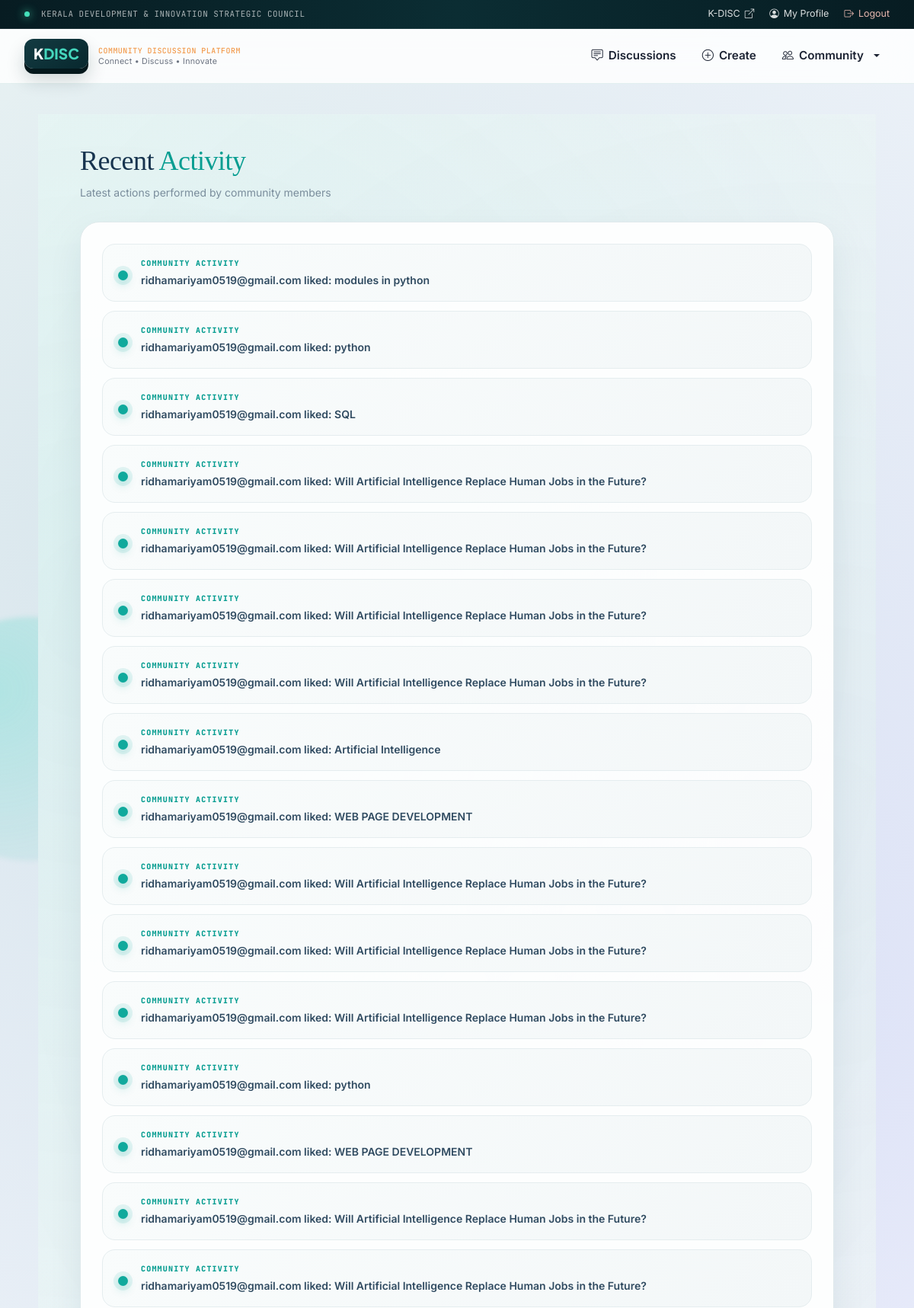
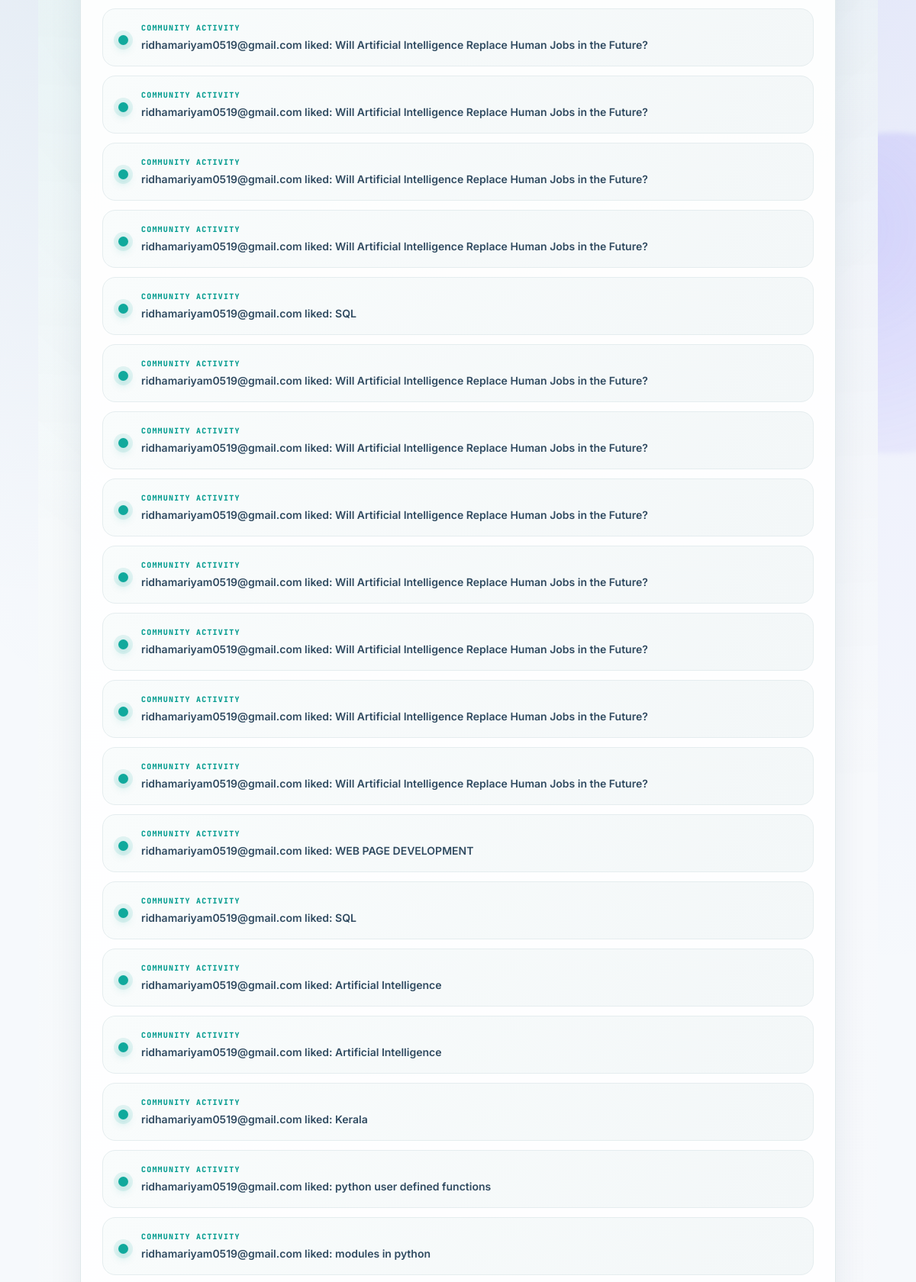
The page /activity (upper part) on the database its author committed (2 pictures, top to bottom).
### tables this page shows
CREATE TABLE activity(
    id INTEGER PRIMARY KEY AUTOINCREMENT,
    activity TEXT
);

### flask_backend/app.py (the view)
@app.route("/activity")
def activity():
    conn = sqlite3.connect(DB_PATH)
    cursor = conn.cursor()
    cursor.execute(
        "SELECT * FROM activity ORDER BY id DESC"
    )
    activities = cursor.fetchall()
    conn.close()
    return render_template(
        "activity.html",
        activities=activities
    )

### flask_backend/templates/activity.html (shortened to what this page needs)
{% extends "base.html" %}
{% block content %}
<div class="activity-page">
    <div class="activity-header">
        <h1>
            Recent <span>Activity</span>
        </h1>
        <p>
            Latest actions performed by community members
        </p>
    </div>
    <div class="activity-container">
        {% if activities %}
            <div class="activity-list">
                {% for item in activities %}
                    <div class="activity-item">
                        <span class="activity-dot"></span>
                        <div class="activity-body">
                            <span class="activity-label">
                                Community Activity
                            </span>
                            <p class="activity-text">
                                {{ item[1] }}
                            </p>
                        </div>
                    </div>
                {% endfor %}
            </div>
        {% else %}
            <div class="empty-state">
                <p>
                    No recent activity found.
                </p>
            </div>
        {% endif %}
    </div>
</div>
{% endblock %}

### flask_backend/templates/activity.html (style rules this page uses)
.activity-page { width: 100%; min-height: calc(100vh - 130px); padding: 40px 55px 60px; background: radial-gradient( circle at 8% 10%, rgba(20, 180, 165, 0.10), transparent 28% ), radial-gradient( circle at 92% 15%, rgba(80, 100, 180, 0.08), transparent 30% ), linear-gradient( 135deg, #f5faf9, #f7f9fc, #f5f6fb ); }
.activity-header { max-width: 1250px; margin: 0 auto 28px; }
.activity-header h1 { margin: 0; color: #17344f; font-family: Georgia, "Times New Roman", serif; font-size: 36px; font-weight: 500; letter-spacing: -0.5px; }
.activity-header h1 span { color: #079d91; }
.activity-header p { margin: 9px 0 0; color: #7a8d9c; font-size: 14px; }
.activity-container { max-width: 1250px; margin: 0 auto; padding: 28px; border-radius: 25px; background: rgba(255,255,255,0.92); border: 1px solid #dfe9eb; box-shadow: 0 20px 45px rgba(25,55,72,0.08), inset 0 1px 0 rgba(255,255,255,0.95); }
.activity-list { display: flex; flex-direction: column; gap: 12px; }
.activity-item { position: relative; display: flex; align-items: center; gap: 17px; min-height: 76px; padding: 16px 20px; border-radius: 17px; background: linear-gradient( 135deg, #f9fcfc, #f3f7f8 ); border: 1px solid #e5edef; transition: transform .25s ease, box-shadow .25s ease, background .25s ease; }
.activity-dot { position: relative; flex-shrink: 0; width: 13px; height: 13px; border-radius: 50%; background: #10a99c; box-shadow: 0 0 0 6px rgba(16,169,156,0.10), 0 5px 12px rgba(16,169,156,0.25); }
.activity-body { min-width: 0; }
.activity-label { display: block; margin-bottom: 4px; color: #079d91; font-size: 10px; font-weight: 800; letter-spacing: 1.2px; text-transform: uppercase; }
.activity-text { margin: 0; color: #304b61; font-size: 14px; font-weight: 600; line-height: 1.5; }

### rows shown on the page
activity: activity "ridhamariyam0519@gmail.com liked: modules in python"
activity: activity "ridhamariyam0519@gmail.com liked: python"
activity: activity "ridhamariyam0519@gmail.com liked: SQL"
activity: activity "ridhamariyam0519@gmail.com liked: Will Artificial Intelligence Replace Human Jobs in the Future?"
activity: activity "ridhamariyam0519@gmail.com liked: Will Artificial Intelligence Replace Human Jobs in the Future?"
activity: activity "ridhamariyam0519@gmail.com liked: Will Artificial Intelligence Replace Human Jobs in the Future?"
activity: activity "ridhamariyam0519@gmail.com liked: Will Artificial Intelligence Replace Human Jobs in the Future?"
activity: activity "ridhamariyam0519@gmail.com liked: Artificial Intelligence"
activity: activity "ridhamariyam0519@gmail.com liked: WEB PAGE DEVELOPMENT"
activity: activity "ridhamariyam0519@gmail.com liked: Will Artificial Intelligence Replace Human Jobs in the Future?"
activity: activity "ridhamariyam0519@gmail.com liked: Will Artificial Intelligence Replace Human Jobs in the Future?"
activity: activity "ridhamariyam0519@gmail.com liked: Will Artificial Intelligence Replace Human Jobs in the Future?"
activity: activity "ridhamariyam0519@gmail.com liked: python"
activity: activity "ridhamariyam0519@gmail.com liked: WEB PAGE DEVELOPMENT"
activity: activity "ridhamariyam0519@gmail.com liked: Will Artificial Intelligence Replace Human Jobs in the Future?"
activity: activity "ridhamariyam0519@gmail.com liked: Will Artificial Intelligence Replace Human Jobs in the Future?"
activity: activity "ridhamariyam0519@gmail.com liked: Will Artificial Intelligence Replace Human Jobs in the Future?"
activity: activity "ridhamariyam0519@gmail.com liked: Will Artificial Intelligence Replace Human Jobs in the Future?"
activity: activity "ridhamariyam0519@gmail.com liked: Will Artificial Intelligence Replace Human Jobs in the Future?"
activity: activity "ridhamariyam0519@gmail.com liked: Will Artificial Intelligence Replace Human Jobs in the Future?"
activity: activity "ridhamariyam0519@gmail.com liked: SQL"
activity: activity "ridhamariyam0519@gmail.com liked: Will Artificial Intelligence Replace Human Jobs in the Future?"
activity: activity "ridhamariyam0519@gmail.com liked: Will Artificial Intelligence Replace Human Jobs in the Future?"
activity: activity "ridhamariyam0519@gmail.com liked: Will Artificial Intelligence Replace Human Jobs in the Future?"
activity: activity "ridhamariyam0519@gmail.com liked: Will Artificial Intelligence Replace Human Jobs in the Future?"
activity: activity "ridhamariyam0519@gmail.com liked: Will Artificial Intelligence Replace Human Jobs in the Future?"
activity: activity "ridhamariyam0519@gmail.com liked: Will Artificial Intelligence Replace Human Jobs in the Future?"
activity: activity "ridhamariyam0519@gmail.com liked: Will Artificial Intelligence Replace Human Jobs in the Future?"
activity: activity "ridhamariyam0519@gmail.com liked: WEB PAGE DEVELOPMENT"
activity: activity "ridhamariyam0519@gmail.com liked: SQL"
activity: activity "ridhamariyam0519@gmail.com liked: Artificial Intelligence"
activity: activity "ridhamariyam0519@gmail.com liked: Artificial Intelligence"
activity: activity "ridhamariyam0519@gmail.com liked: Kerala"
activity: activity "ridhamariyam0519@gmail.com liked: python user defined functions"
activity: activity "ridhamariyam0519@gmail.com liked: modules in python"
